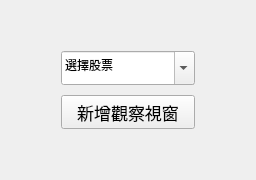
<?xml version="1.0" encoding="UTF-8"?>
<ui version="4.0">
 <class>Form</class>
 <widget class="QWidget" name="Form">
  <property name="geometry">
   <rect>
    <x>0</x>
    <y>0</y>
    <width>256</width>
    <height>180</height>
   </rect>
  </property>
  <property name="sizePolicy">
   <sizepolicy hsizetype="Expanding" vsizetype="Expanding">
    <horstretch>100</horstretch>
    <verstretch>100</verstretch>
   </sizepolicy>
  </property>
  <property name="windowTitle">
   <string>看股</string>
  </property>
  <layout class="QVBoxLayout" name="verticalLayout_2">
   <item>
    <layout class="QVBoxLayout" name="verticalLayout">
     <property name="spacing">
      <number>10</number>
     </property>
     <property name="leftMargin">
      <number>50</number>
     </property>
     <property name="topMargin">
      <number>40</number>
     </property>
     <property name="rightMargin">
      <number>50</number>
     </property>
     <property name="bottomMargin">
      <number>40</number>
     </property>
     <item>
      <widget class="QComboBox" name="comboBox">
       <property name="sizePolicy">
        <sizepolicy hsizetype="Preferred" vsizetype="Preferred">
         <horstretch>0</horstretch>
         <verstretch>0</verstretch>
        </sizepolicy>
       </property>
       <property name="editable">
        <bool>true</bool>
       </property>
       <property name="currentText">
        <string>選擇股票</string>
       </property>
      </widget>
     </item>
     <item>
      <widget class="QPushButton" name="pushButton">
       <property name="sizePolicy">
        <sizepolicy hsizetype="Minimum" vsizetype="Preferred">
         <horstretch>0</horstretch>
         <verstretch>0</verstretch>
        </sizepolicy>
       </property>
       <property name="font">
        <font>
         <pointsize>13</pointsize>
        </font>
       </property>
       <property name="text">
        <string>新增觀察視窗</string>
       </property>
      </widget>
     </item>
    </layout>
   </item>
  </layout>
 </widget>
 <resources/>
 <connections/>
</ui>
